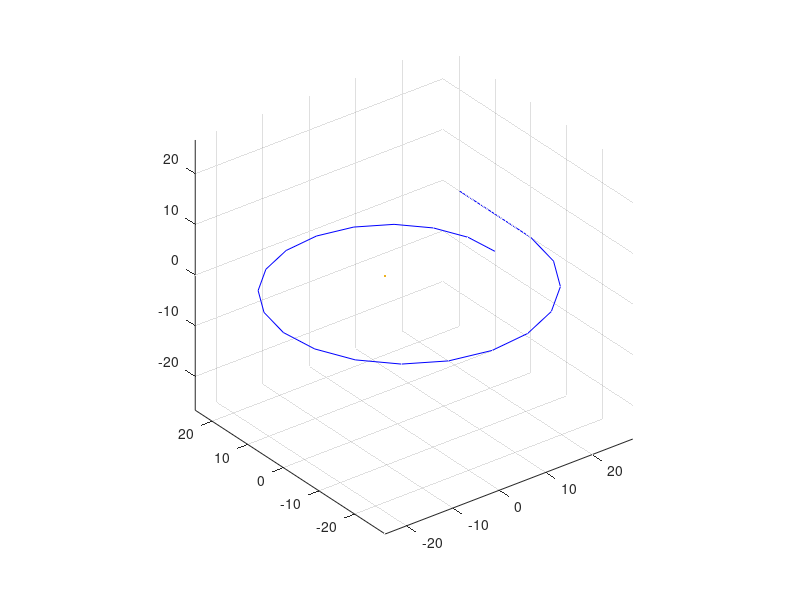

Recreate this plot in MATLAB. (Note: this script raises an error after producing the figure.)
alpha = 0.05;
R_casing_curve = 21;
R_shell_start = 2; %related to clearance
R_inner = 15;
shell_thickness = 1;
theta = linspace(0,2*pi,21);
R_shaft = 5;


r = R_casing_curve*exp(alpha*theta);

%R_outlet = 0.5*(r(201)-r(1));
R_outlet = 5;
%R_shell = linspace(R_shell_start,R_outlet,201);
R_shell = R_outlet*ones(1,21);
r_plot = r - R_shell;

%polarplot(theta,r);
z = zeros(1,21);
[x,y] = pol2cart(theta,r);
[x_plot,y_plot] = pol2cart(theta,r_plot);
plot3(x,y,z,'Color','b')
grid on
axis equal
hold on

outlet_y = linspace(y(1,21),20,21);
outlet_x = x(1,21)*ones(1,21);
outlet_x_plot = (x(1,21)-R_outlet)*ones(1,21);


plot3(outlet_x,outlet_y,z(1,1:21),'Color','b');
v = zeros(21,3);
x_shell = zeros(222,21);
y_shell = zeros(222,21);
z_shell = zeros(222,21);

for i = 1:21   
    v = [-sin(theta(i)) cos(theta(i)) 0];
    [x_shell(i,:), y_shell(i,:), z_shell(i,:)] = drawCircle(R_outlet,[x_plot(i),y_plot(i),z(i)],v,'r',3*pi/2);
    [x_shell_thick(i,:), y_shell_thick(i,:), z_shell_thick(i,:)] = drawCircle(R_outlet+shell_thickness,[x_plot(i),y_plot(i),z(i)],v,'r',3*pi/2);
end



for i = 1:21   
    v_outlet = [0 1 0];
    %temp to make the graph looks nice
    if(outlet_y(i) > y(1,1))
        [x_shell(i+21,:), y_shell(i+21,:), z_shell(i+21,:)] = drawCircle(R_outlet,[outlet_x_plot(i),outlet_y(i),z(i)],v_outlet,'r',pi/2+2*pi);
    else
        [x_shell(i+21,:), y_shell(i+21,:), z_shell(i+21,:)] = drawCircle(R_outlet,[outlet_x_plot(i),outlet_y(i),z(i)],v_outlet,'r',3*pi/2);
    end
end

%plot([0,0],'*')


r_inner = R_inner*ones(1,21);
[x_inner, y_inner] = pol2cart(theta,r_inner);
plot3(x_inner,y_inner,z, 'Color','b');

full_theta = linspace(0,2*pi,21);

%top hole
for i = 1:21   
    v = [-sin(full_theta(i)) cos(full_theta(i)) 0];
    [x_inner_shell(i,:), y_inner_shell(i,:), z_inner_shell(i,:)] = drawCircle(R_outlet,[x_inner(i),y_inner(i),z(i)],v,'b',pi/5);
    [x_inner_shell_thick(i,:), y_inner_shell_thick(i,:), z_inner_shell_thick(i,:)] = drawCircle(R_outlet+shell_thickness,[x_inner(i),y_inner(i),z(i)],v,'b',pi/5);
end

for i = 1:21  
    x_shaft(i) = R_shaft*cos(full_theta(i));
    y_shaft(i) = R_shaft*sin(full_theta(i));
    z_shaft(i) = z_shell(1,21);
    x_shaft_thick(i) = R_shaft*cos(full_theta(i));
    y_shaft_thick(i) = R_shaft*sin(full_theta(i));
    z_shaft_thick(i) = z_shell_thick(1,21);
end

plot3(x_shaft, y_shaft,z_shaft);
plot3(x_shaft_thick , y_shaft_thick ,z_shaft_thick);

%print the contour to file 
fileID = fopen('casing_contour.txt','w');
fprintf(fileID,'outer = {\n');
for i = 1:21   
    fprintf(fileID,'{');

    % shell
    for j = 21:-1:1
        fprintf(fileID,'v(%f,%f,%f)',x_shell(i,j), y_shell(i,j), z_shell(i,j));
        %if j ~= 21
            fprintf(fileID,',');
        %end    
    end

    % inner curve
    for j = 1:21
        fprintf(fileID,'v(%f,%f,%f)',x_inner_shell(i,j), y_inner_shell(i,j), z_inner_shell(i,j));
        %if j ~= 21
            fprintf(fileID,',');
        %end    
    end

    % inner curve thickness
    for j = 21:-1:1
        fprintf(fileID,'v(%f,%f,%f)',x_inner_shell_thick(i,j), y_inner_shell_thick(i,j), z_inner_shell_thick(i,j));
        %if j ~= 21
            fprintf(fileID,',');
        %end    
    end

    % outer shell thickness line
    for j = 1:21
        fprintf(fileID,'v(%f,%f,%f)',x_shell_thick(i,j), y_shell_thick(i,j), z_shell_thick(i,j));
        %if j ~= 21
            fprintf(fileID,',');
        %end    
    end
    
    % bottom shaft hole
    fprintf(fileID,'v(%f,%f,%f),',x_shaft_thick(i), y_shaft_thick(i), z_shaft_thick(i));

    % shaft hole (inside)
    fprintf(fileID,'v(%f,%f,%f)',x_shaft(i), y_shaft(i), z_shaft(i));

    fprintf(fileID,'}');

    if i ~= 21
            fprintf(fileID,',\n');
    end
end

fprintf(fileID,'\n}\n');
fclose(fileID);


% fileID = fopen('casing_contour.txt','w');
% fprintf(fileID,'contours = {\n');
% for i = 1:21   
%     fprintf(fileID,'{');
% 
%     for j = 1:21
%         fprintf(fileID,'v(%f,%f,%f)',x_inner_shell(i,j), y_inner_shell(i,j), z_inner_shell(i,j));
%         %if j ~= 21
%             fprintf(fileID,',');
%        % end    
%     end
% 
%     for j = 21:-1:1
%         fprintf(fileID,'v(%f,%f,%f)',x_inner_shell_thick(i,j), y_inner_shell_thick(i,j), z_inner_shell_thick(i,j));
%         if j ~= 1
%             fprintf(fileID,',');
%         end    
%     end
% 
%     fprintf(fileID,'}');
% 
%     if i ~= 21
%             fprintf(fileID,',\n');
%     end
% end
% fprintf(fileID,'\n}\n');
% fclose(fileID);



%xlabel('x (mm)');
%ylabel('y (mm)');
%zlabel('z (mm)');
%title('Geometry of the volute casing')
%grid on